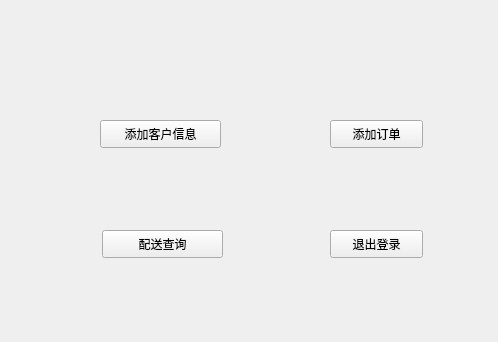
<?xml version="1.0" encoding="UTF-8"?>
<ui version="4.0">
 <class>sales_manager</class>
 <widget class="QWidget" name="sales_manager">
  <property name="geometry">
   <rect>
    <x>0</x>
    <y>0</y>
    <width>498</width>
    <height>342</height>
   </rect>
  </property>
  <property name="windowTitle">
   <string>sales_manager</string>
  </property>
  <widget class="QPushButton" name="add_order_pushbutton">
   <property name="geometry">
    <rect>
     <x>330</x>
     <y>120</y>
     <width>93</width>
     <height>28</height>
    </rect>
   </property>
   <property name="text">
    <string>添加订单</string>
   </property>
  </widget>
  <widget class="QPushButton" name="delivery_order_pushbutton">
   <property name="geometry">
    <rect>
     <x>102</x>
     <y>230</y>
     <width>121</width>
     <height>28</height>
    </rect>
   </property>
   <property name="text">
    <string>配送查询</string>
   </property>
  </widget>
  <widget class="QPushButton" name="quit_pushbutton">
   <property name="geometry">
    <rect>
     <x>330</x>
     <y>230</y>
     <width>93</width>
     <height>28</height>
    </rect>
   </property>
   <property name="text">
    <string>退出登录</string>
   </property>
  </widget>
  <widget class="QPushButton" name="add_customer_info">
   <property name="geometry">
    <rect>
     <x>100</x>
     <y>120</y>
     <width>121</width>
     <height>28</height>
    </rect>
   </property>
   <property name="text">
    <string>添加客户信息</string>
   </property>
  </widget>
 </widget>
 <resources/>
 <connections/>
</ui>
